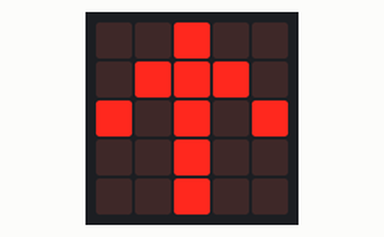
A program run on a simulated BBC micro:bit (MakeCode). On the bench: the board's 5×5 LED display.

Above: at 0.1 s.
At 0.8 s:
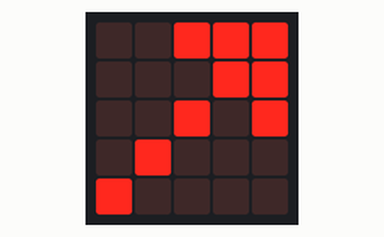
At 1.5 s:
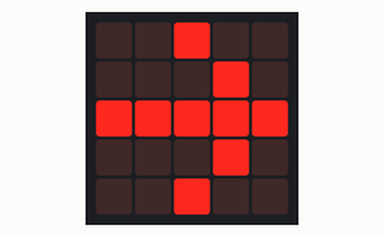
At 2.2 s:
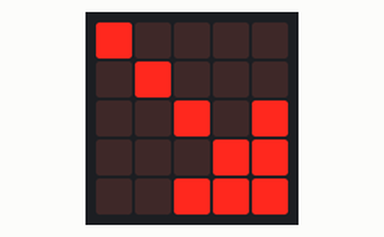
At 3.6 s:
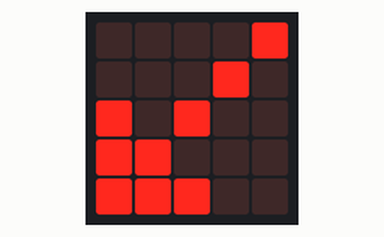
At 5.0 s:
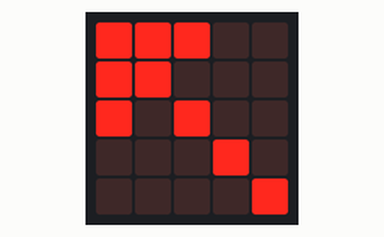

Measured:
- by itself, everything shown: repeats every 5.6 s, in 8 steps
- what the display in image 1 shows lasts 0.7 s, from 0.7 s to 1.4 s

The program:

main.ts
```typescript
basic.forever(function () {
    basic.showArrow(ArrowNames.North)
    basic.pause(100)
    basic.showArrow(ArrowNames.NorthEast)
    basic.pause(100)
    basic.showArrow(ArrowNames.East)
    basic.pause(100)
    basic.showArrow(ArrowNames.SouthEast)
    basic.pause(100)
    basic.showArrow(ArrowNames.South)
    basic.pause(100)
    basic.showArrow(ArrowNames.SouthWest)
    basic.pause(100)
    basic.showArrow(ArrowNames.West)
    basic.pause(100)
    basic.showArrow(ArrowNames.NorthWest)
    basic.pause(100)
})
```

test.ts
```typescript
// les tests vont ici ; cela ne sera pas compilé si ce paquet est utilisé en tant qu'extension.
```
